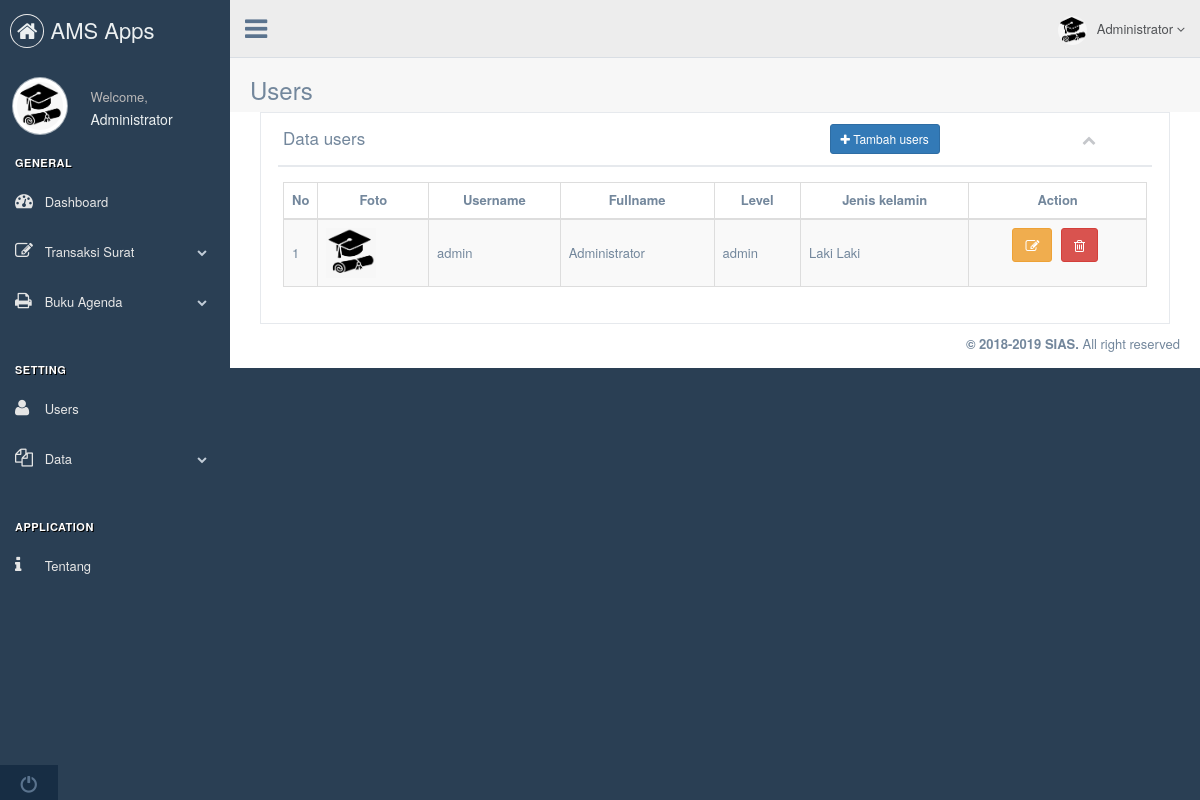
The app's page /index.php?page=users (signed in) with its own data.
### tables this page shows
CREATE TABLE `user` (
  `id` int(5) NOT NULL,
  `username` varchar(50) NOT NULL,
  `password` varchar(50) NOT NULL,
  `fullname` varchar(30) NOT NULL,
  `level` enum('admin','user') NOT NULL,
  `jenis_kelamin` varchar(20) NOT NULL,
  `foto` varchar(500) NOT NULL
);

### users.php (the view, shortened to what this page needs)
<div class="">
	<div class="page-title">
		<div class="title_left">
			<h3>Users</h3>
		</div>
	</div>
	<div class="clearfix"></div>
	<div class="">
		<div class="col-md-12 col-sm-12 col-xs-12">
			<div class="x_panel">
				<div class="x_title">
					<h2>Data users</h2>&nbsp; &nbsp;<a href="index.php?page=tambah_users" class="btn btn-primary btn-sm"><i class="fa fa-plus"></i> Tambah users</a>
					<ul class="nav navbar-rigth panel_toolbox">
						<li><a class="collapse-link"><i class="fa fa-chevron-up"></i></a></li>
					</ul>
				</div>
				<div class="x_content">
					<table id="user" class="table table-striped table-bordered table-hover">
						<thead>
							<tr style="font-size: 13px;">
								<th width="1" style="vertical-align: middle;">No</th>
								<th style="vertical-align: middle;"><center>Foto</center></th>
								<th style="vertical-align: middle;"><center>Username</center></th>
								<th style="vertical-align: middle;"><center>Fullname</center></th>
								<th style="vertical-align: middle;"><center>Level</center></th>
								<th style="vertical-align: middle;"><center>Jenis kelamin</center></th>
								<th><center>Action</center></th>
							</tr>
						</thead>
						<tbody>
							<tr>
								<?php
									$no=1;
									$query	= "SELECT * FROM user";
									$sql	= mysqli_query($connect, $query);
									while ($data= mysqli_fetch_array($sql)) {
								?>
								<td width="1" style="vertical-align: middle;"><?php echo $no++; ?></td>
								<td style="vertical-align: middle;"><img src="upload/user/<?php echo $data['foto']?>" width="50" height="50"></td>
								<td style="vertical-align: middle;"><?php echo $data['username']; ?></td>
								<td style="vertical-align: middle;"><?php echo $data['fullname']; ?></td>
								<td style="vertical-align: middle;"><?php echo $data['level'] ?></td>
								<td style="vertical-align: middle;"><?php echo $data['jenis_kelamin']; ?></td>
								<td>
									<center>
										<a href="index.php?page=edit_users&id=<?php echo $data['id'] ?>" class="btn btn-warning" title="Edit"><i class="fa fa-pencil-square-o"></i></a>
										<a href="index.php?page=hapus_users&id=<?php echo $data['id'] ?>" class="btn btn-danger" title="Hapus"><i class="fa fa-trash-o"></i></a>
									</center>
								</td>
							</tr>
							<?php
								}
							?>
						</tbody>
					</table>
				</div>
			</div>
		</div>
	</div>
</div>

### records on screen
user: foto (picture), username "admin", fullname "Administrator", level "admin", jenis_kelamin "Laki Laki"

### other values on screen
$_SESSION['fullname'] "Administrator"
